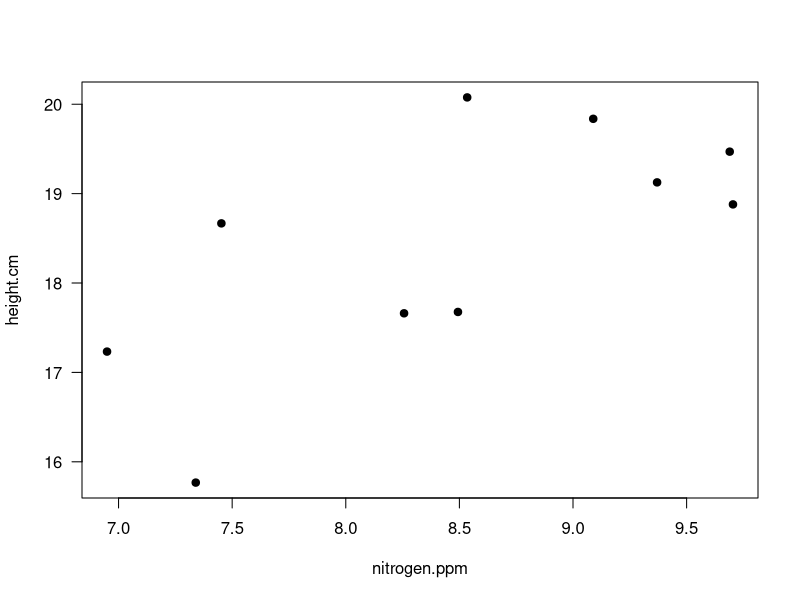
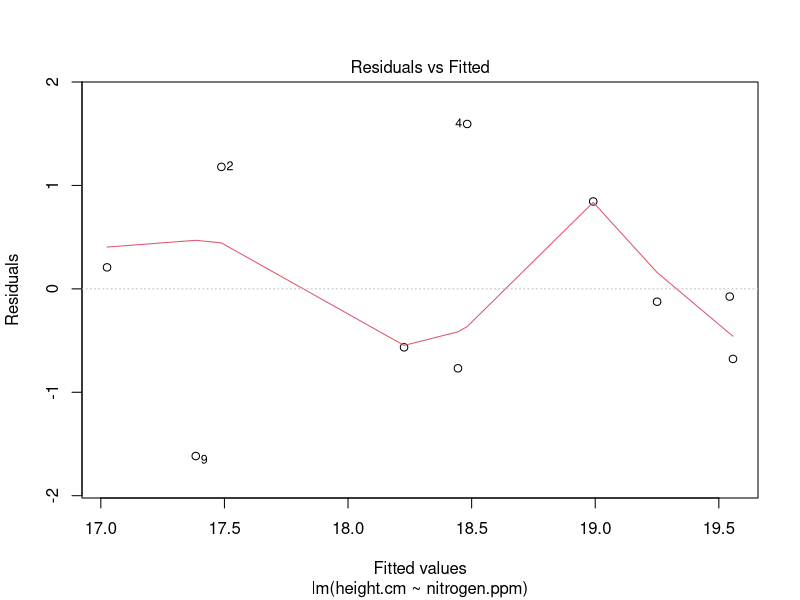
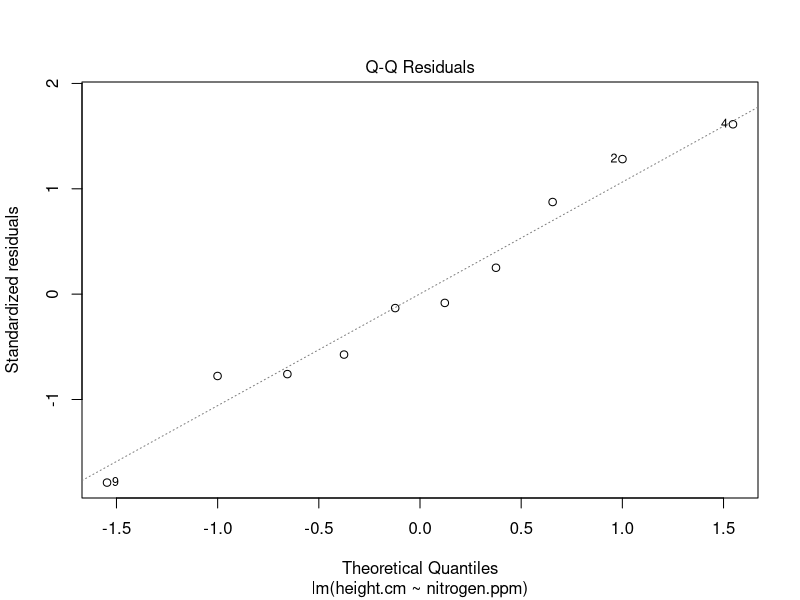
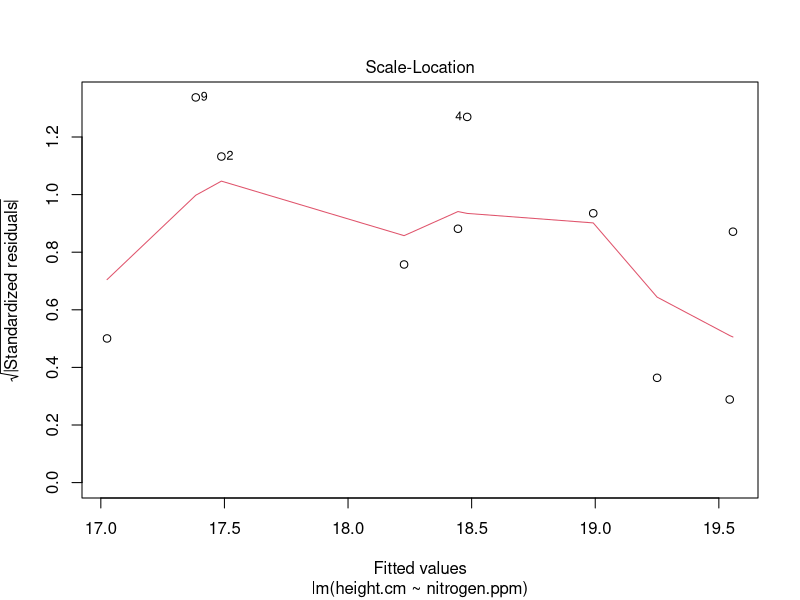
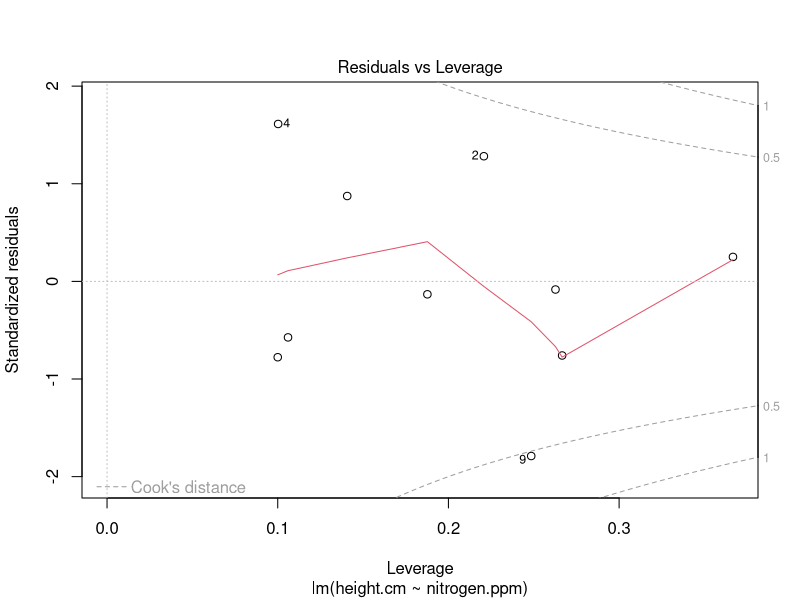
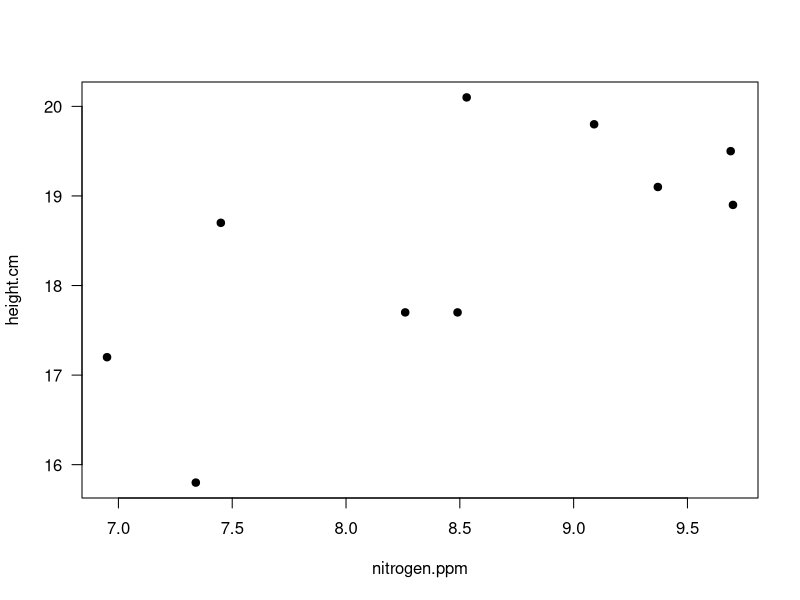
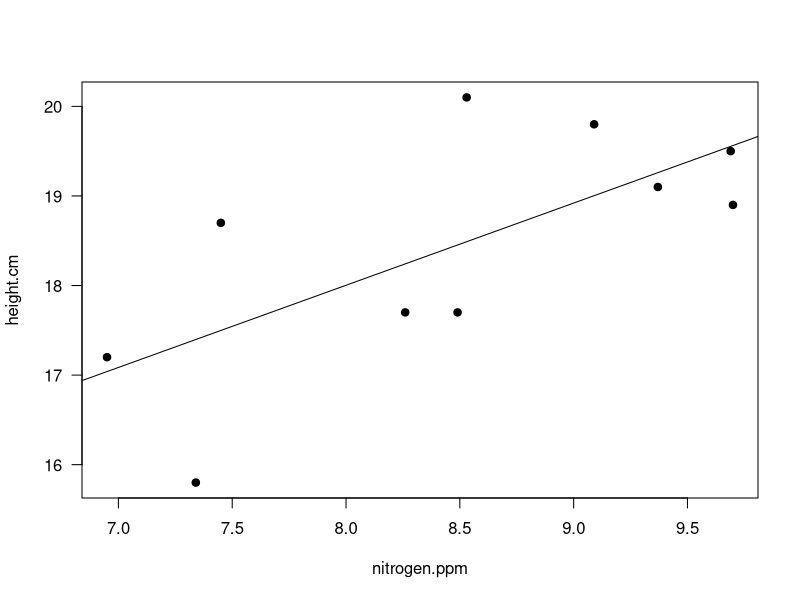
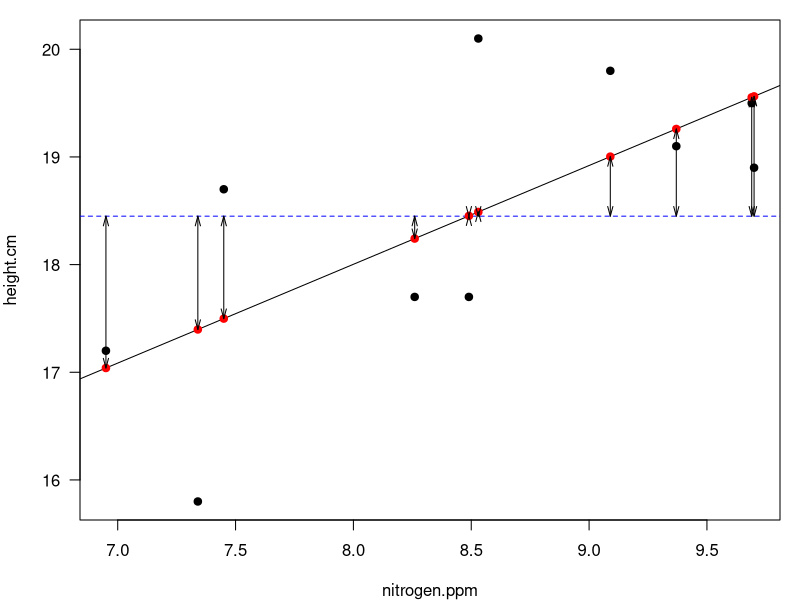

These charts were generated, in order, by the following R code:
#######
# Dependence relationship
library(MASS)
set.seed(53310)
mu<-rep(0,2)
Sigma<-matrix(0.6,nrow=2,ncol=2)+diag(2)*0.7
rawvars<-mvrnorm(n=10,mu=mu,Sigma=Sigma)
height.cm<-rawvars[,1]+18
nitrogen.ppm<-rawvars[,2]+8
plot(nitrogen.ppm,height.cm,pch=19,las=1)
anova(lm(height.cm~ nitrogen.ppm))
summary(lm(height.cm~ nitrogen.ppm))
plot(lm(height.cm~ nitrogen.ppm))


height.cm<-c(17.7,18.7,17.2,20.1,19.1,17.7,18.9,19.8,15.8,19.5)
nitrogen.ppm<-c(8.26,7.45,6.95,8.53,9.37,8.49,9.7,9.09,7.34,9.69)

cbind(height.cm,nitrogen.ppm)

plot(nitrogen.ppm,height.cm,pch=19,las=1)


height.minus.mean<-height.cm-mean(height.cm)
nitrogen.minus.mean<-nitrogen.ppm-mean(nitrogen.ppm)
cbind(height.cm, nitrogen.ppm,height.minus.mean,nitrogen.minus.mean)

product.x.y<-height.minus.mean*nitrogen.minus.mean
covariance<-sum(product.x.y)
variance<-sum(nitrogen.minus.mean^2)

slope<-covariance/variance

#or, simply
slope<-cov(height.cm,nitrogen.ppm)/var(nitrogen.ppm)

#intercept
# mean(y)=bo+b1(mean(x))
intercept<-mean(height.cm)-slope*mean(nitrogen.ppm)



model<-lm(height.cm~nitrogen.ppm)
# Call:
# lm(formula = height.cm ~ nitrogen.ppm)

# Coefficients:
# (Intercept)          nitrogen.ppm  
   # 53.30111      0.08391 
   # everytime nitrogen.ppm increases by 1 unit, height increases by 0.08391 cm

names(model)
model$residuals
mean(model$residuals)

plot(nitrogen.ppm,height.cm,pch=19,las=1)
abline(model)

########  
model<-lm(height.cm~nitrogen.ppm)

#SS regression
par(mar=c(4,4,1,1))
plot(nitrogen.ppm,height.cm,pch=19,las=1)
abline(h=mean(height.cm),lty=2,col="blue")
abline(model)


predicted.y<-intercept+slope*nitrogen.ppm
predicted.y
cbind(nitrogen.ppm,predicted.y)
model$fitted.values #fitted values are the predicted values
cbind(nitrogen.ppm,predicted.y,model$fitted.values)


points(nitrogen.ppm,predicted.y,col="red",pch=19)
for(i in 1:length(nitrogen.ppm)){
	arrows(nitrogen.ppm[i],predicted.y[i],nitrogen.ppm[i],mean(height.cm),lwd=1,code=3,length=0.1,angle=15)	
}


predicted.y.minus.mean<-((predicted.y)-mean(height.cm))

SSregression<-sum((predicted.y.minus.mean)^2)

#SS error

model<-lm(height.cm~nitrogen.ppm)
plot(height.cm~nitrogen.ppm)
abline(model)
abline(h=mean(height.cm),lty=2,col="blue")

points(nitrogen.ppm,predicted.y,col="red",pch=19)
for(i in 1:length(nitrogen.ppm)){
	arrows(nitrogen.ppm[i],predicted.y[i],nitrogen.ppm[i],height.cm[i],lwd=2,code=3,length=0.1,angle=15)	
}


SSerror<-sum((height.cm-predicted.y)^2)

##SS total
SStotal<-SSregression+SSerror
#  --or--

model<-lm(height.cm~ nitrogen.ppm)
plot(height.cm~ nitrogen.ppm)
abline(model)
abline(h=mean(height.cm),lty=2,col="blue")
for(i in 1:length(nitrogen.ppm)){
	arrows(nitrogen.ppm[i],mean(height.cm), nitrogen.ppm[i],height.cm[i],lwd=2,code=3,length=0.1,angle=15)	
}


Sstotal<-sum((height.cm-mean(height.cm))^2)

#SS total values calculated two different ways
SStotal # Calculated above at SSregression+SSerror
Sstotal # Calculated above as sum((height.cm-mean(height.cm))^2)


#R^2 as variation explained
SSregression/SStotal

#R^2 as the square of the correlation between predicted and observed values
observed<-height.cm
predicted<-model$fitted.values
plot(observed,predicted)
cor(observed,predicted)^2


#model<-lm(height.cm~nitrogen.ppm)
#summary(model)